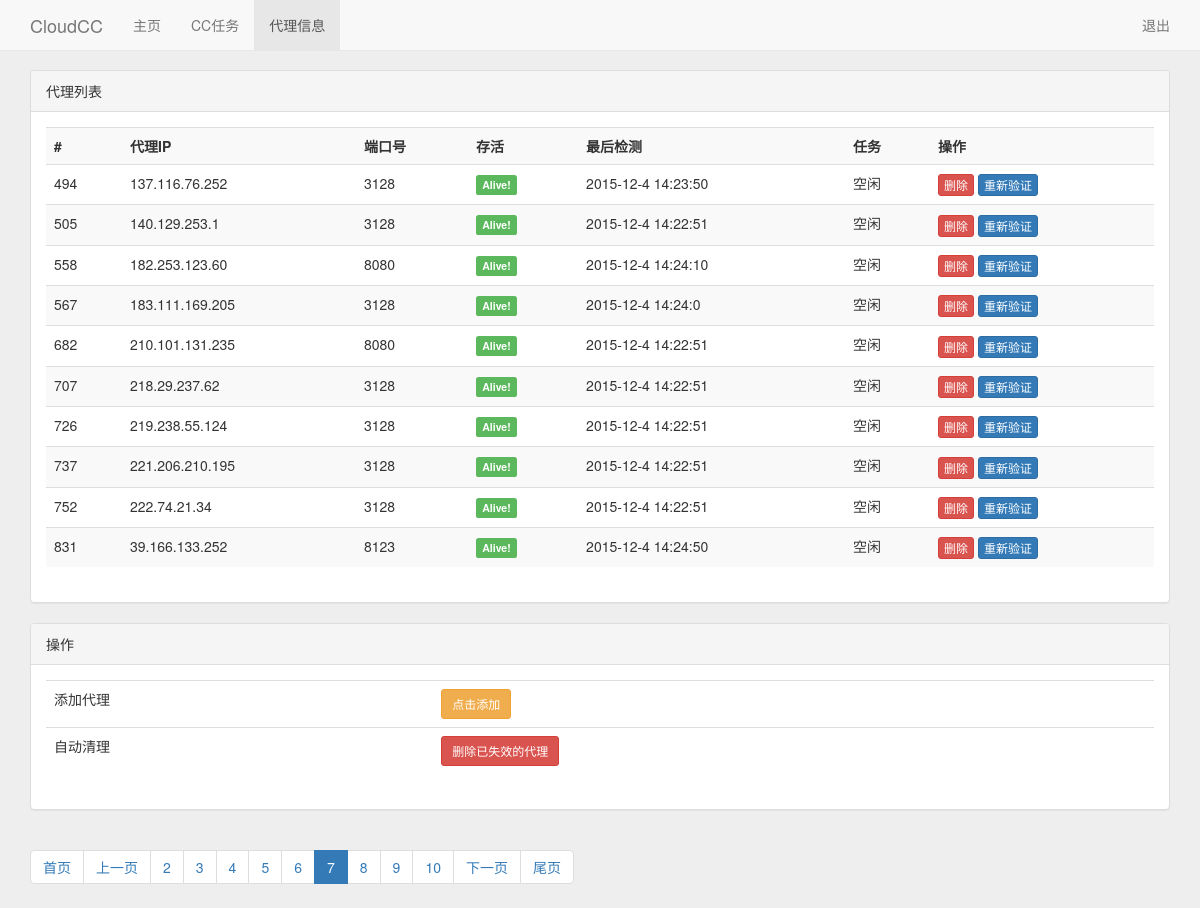
The app's page /proxy.php?p=7 (signed in) with its own data.
### tables this page shows
CREATE TABLE IF NOT EXISTS `pre_proxy` (
  `id` int(11) NOT NULL AUTO_INCREMENT,
  `ip` text NOT NULL,
  `port` int(11) NOT NULL,
  `status` int(11) NOT NULL,
  `checked` text NOT NULL,
  `taskid` int(11) NOT NULL DEFAULT '0',
  `taskname` text,
  `checktoken` bigint(20) NOT NULL DEFAULT '0',
  PRIMARY KEY (`id`)
);

### proxy.php (the view, shortened to what this page needs)
<?php
require("page.php");
?>
<!DOCTYPE html>
<html lang="en">
  <head>
    <link href="css/bootstrap.min.css" rel="stylesheet">
  </head>
	<nav class="navbar navbar-default navbar-fixed-top" role="navigation">
	  <div class="container">
		  <div class="navbar-header">
		    <a class="navbar-brand" href="index.php">CloudCC</a>
		  </div>
		  <div class="collapse navbar-collapse" id="bs-example-navbar-collapse-1">
		    <ul class="nav navbar-nav">
		      <li><a href="index.php">主页</a></li>
		      <li><a href="task.php">CC任务</a></li>
		      <li class="active"><a href="proxy.php">代理信息</a></li>
		    </ul>
		    <ul class="nav navbar-nav navbar-right">
		      <li><a href="logout.php">退出</a></li>
		    </ul>
		  </div>
	  </div>
	</nav>
  <body style="background-color: #eee; padding-top: 70px;">
    <div class="container">
		<div class="panel panel-default">
		<div class="panel-heading">代理列表</div>
		<div class="panel-body">
				<table class="table table-striped">
					<tr>
						<th>#</th>
						<th>代理IP</th>
						<th>端口号</th>
						<th>存活</th>
						<th>最后检测</th>
						<th>任务</th>
						<th>操作</th>
					</tr>
					<?php
					$i=0;
					$pdohandler=Get_DB_Handler();
					$sql = "SELECT * FROM `".DB_PRE."proxy` LIMIT ".(10*($_GET['p']-1)).",10";
					$paramshandler=$pdohandler->prepare($sql);
					$paramshandler->execute();
					$result=$paramshandler->fetchALL(PDO::FETCH_ASSOC);
					$sql = "SELECT COUNT(*) AS a FROM `".DB_PRE."proxy`";
					$paramshandler=$pdohandler->prepare($sql);
					$paramshandler->execute();
					$result2=$paramshandler->fetchALL(PDO::FETCH_ASSOC);
					while($i<count($result))
					{
						?>
					<tr>
						<td><?php echo($result[$i]['id']);?></td>
						<td><?php echo(htmlspecialchars($result[$i]['ip']));?></td>
						<td><?php echo($result[$i]['port']);?></td>
						<td>
							<?php
								switch($result[$i]['status'])
								{
									case 0:
										echo('<span class="label label-success">Alive!</span>');
										break;
								}
							?>
						</td>
						<td><?php echo(htmlspecialchars($result[$i]['checked']));?></td>
						<td>
							<?php
								if($result[$i]['taskid']!=0)
								{
									echo("#".$result[$i]['taskid'].":".$result[$i]['taskname']);
								}
								else echo("空闲");
							?>
						</td>
						<td>
							<button type="button" class="btn btn-danger btn-xs" onclick="deletethis(<?php echo($result[$i]['id']);?>);">删除</button>
							<a href="checkproxysingle.php?id=<?php echo($result[$i]['id']);?>&p=<?php echo($_GET['p']);?>"><button type="button" class="btn btn-primary btn-xs">重新验证</button></a>
						</td>
					</tr>
						<?php
						$i++;
					}
					?>
				</table>
		</div>
		</div>
		<div class="panel panel-default">
		<div class="panel-heading">操作</div>
		<div class="panel-body">
    				<table class="table table-hover">
    					<tr>
    						<td>添加代理</td>
    						<td><a href="newproxy.php"><button type="button" class="btn btn-warning btn-sm">点击添加</button></a></td>
    					</tr>
    					<tr>
    						<td>自动清理</td>
    						<td><a href="#" onclick="deleteall();"><button type="button" class="btn btn-danger btn-sm">删除已失效的代理</button></a></td>
    					</tr>
    				</table>
		</div>
		</div>
		<ul class="pagination">
		<?php
			$param = array('totalRows'=>$result2[0]['a'],'pageSize'=>'10','currentPage'=>@$_GET['p'],'baseUrl'=>'proxy.php','className'=>'active');
			$page = new Page($param);
			echo($page->pagination());
		?>
		</ul>
    </div>
  </body>
</html>

### records on screen
pre_proxy: id "494", ip "137.116.76.252", port "3128", status "Alive!", checked "2015-12-4 14:23:50", taskid "空闲"
pre_proxy: id "505", ip "140.129.253.1", port "3128", status "Alive!", checked "2015-12-4 14:22:51", taskid "空闲"
pre_proxy: id "558", ip "182.253.123.60", port "8080", status "Alive!", checked "2015-12-4 14:24:10", taskid "空闲"
pre_proxy: id "567", ip "183.111.169.205", port "3128", status "Alive!", checked "2015-12-4 14:24:0", taskid "空闲"
pre_proxy: id "682", ip "210.101.131.235", port "8080", status "Alive!", checked "2015-12-4 14:22:51", taskid "空闲"
pre_proxy: id "707", ip "218.29.237.62", port "3128", status "Alive!", checked "2015-12-4 14:22:51", taskid "空闲"
pre_proxy: id "726", ip "219.238.55.124", port "3128", status "Alive!", checked "2015-12-4 14:22:51", taskid "空闲"
pre_proxy: id "737", ip "221.206.210.195", port "3128", status "Alive!", checked "2015-12-4 14:22:51", taskid "空闲"
pre_proxy: id "752", ip "222.74.21.34", port "3128", status "Alive!", checked "2015-12-4 14:22:51", taskid "空闲"
pre_proxy: id "831", ip "39.166.133.252", port "8123", status "Alive!", checked "2015-12-4 14:24:50", taskid "空闲"

### other values on screen
$this->currentPage - $i "2"
$this->currentPage - $i "3"
$this->currentPage - $i "4"
$this->currentPage - $i "5"
$this->currentPage - $i "6"
$this->currentPage "7"
$this->currentPage + $j "8"
$this->currentPage + $j "9"
$this->currentPage + $j "10"
